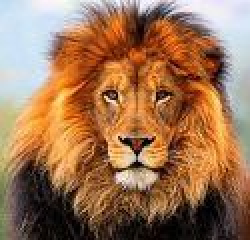
#> input picture lion.jpg, 125 x 120 px (shown 2 times larger)
$ python histo_equalization.py
#> lines starting #> are read from the running program, lines starting #| are printed output that depends on the picture
import cv2
import numpy as np
import matplotlib.pyplot as plt

img = cv2.imread("lion.jpg",cv2.IMREAD_GRAYSCALE)
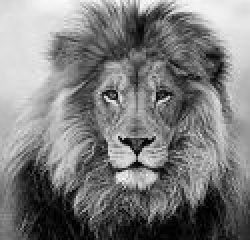
#> img: shape (120, 125) (shown 2 times larger); min 0, max 252, mean 124.8

eq_img = cv2.equalizeHist(img)

plt.figure(figsize=(10,10))

plt.subplot(2, 2, 1)
plt.title('Original Image')
plt.imshow(img, cmap='gray')
plt.axis('off')

plt.subplot(2,2,2)
plt.title("Equalized Image")
plt.imshow(eq_img, cmap='gray')
plt.axis("off")

plt.subplot(2,2,3)
plt.title("Original Image Histogram")
plt.hist(img.ravel(),256,[0,256])

plt.subplot(2,2,4)
plt.title("Equalized Image Histogram")
plt.hist(eq_img.ravel(),256,[0,256])

plt.tight_layout()
plt.show()
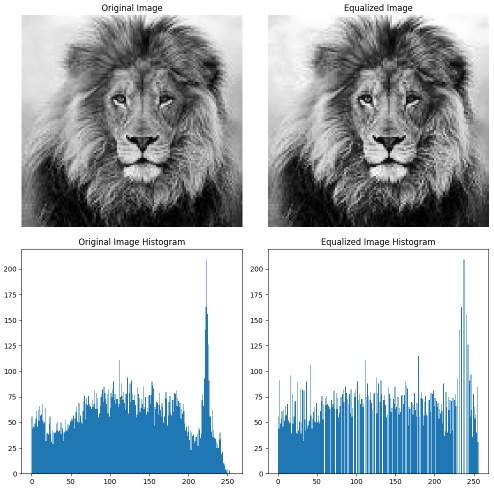
#> figure drawn by matplotlib, 4 panels; panel 3: tallest bar 209 high, from x = 223 to 224; panel 4: tallest bar 209 high, from x = 237 to 238
